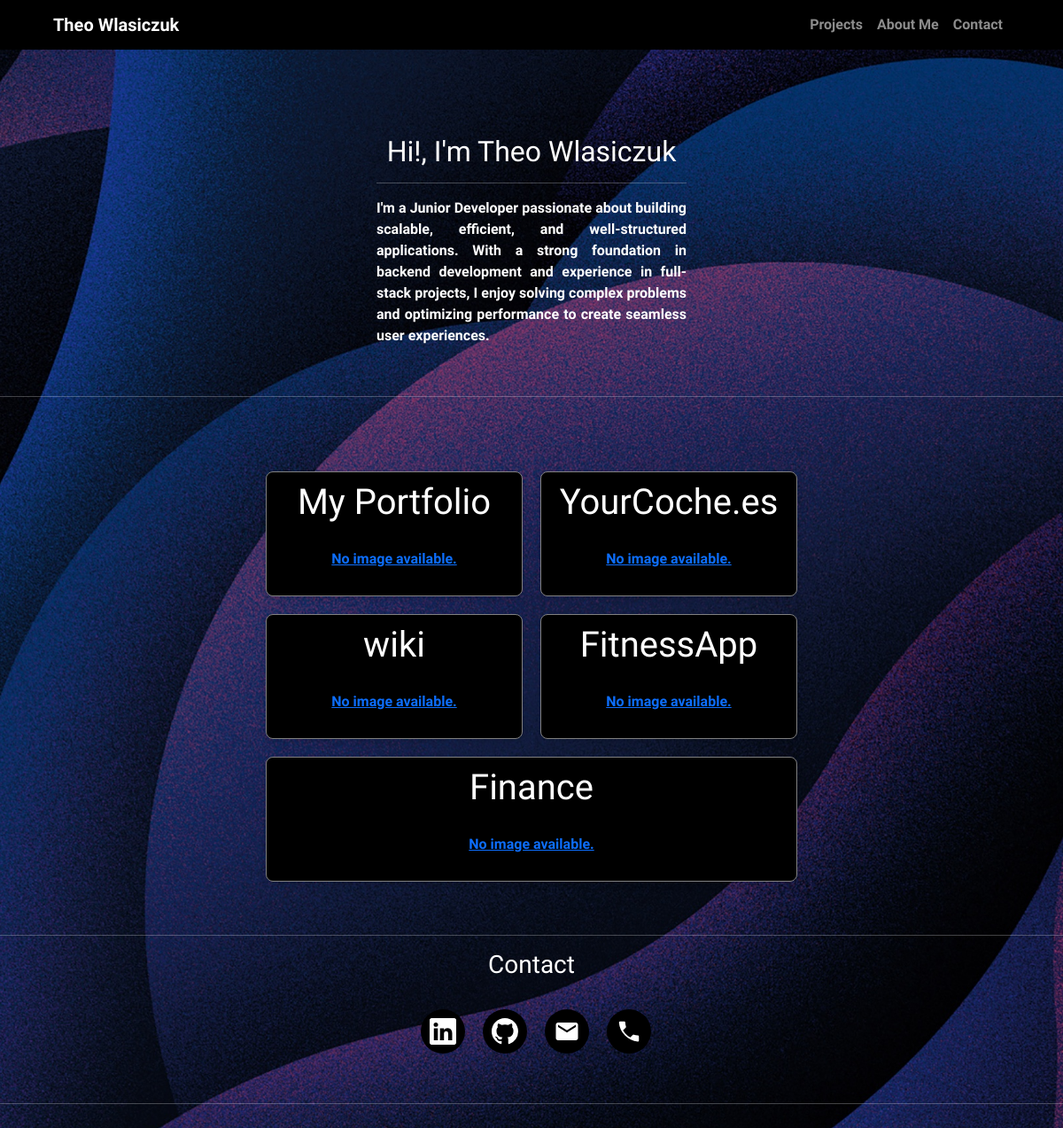
The page / on the database its author committed.
### portfolio_tw/models.py (models this page shows, shortened)
class Post(models.Model):
    name = models.CharField(max_length=100, default="Untitled Project")  # Default project name
    description = models.TextField(blank=True, null=True)  # Optional field
    tech = models.TextField(blank=True, null=True)  # Optional field
    sourceCode = models.TextField(blank=True, null=True)  # Optional field
    image = models.ImageField(upload_to='images/')  # Field for the image

### portfolio_tw/views.py (the view)
# urls.py: 2. Add a URL to urlpatterns:  path('', views.home, name='home')
def home(request,):
    posts = Post.objects.all
    return render(request, "index.html", {'posts': posts})

### portfolio_tw/templates/index.html (shortened to what this page needs)
{% extends "layout.html" %}
{% block content %}
<body>
    <br>
    <div class="About_me" id="About_me">
        <br>
        <br>
        <br>
        <h2 style="text-align: center;">Hi!, I'm Theo Wlasiczuk</h2>
        <hr>
        <p>I'm a Junior Developer passionate about building scalable, efficient, and well-structured applications. With a strong foundation in backend development and experience in full-stack projects, I enjoy solving complex problems and optimizing performance to create seamless user experiences.</p>
    </div>
    <br>
<hr class="text-white">
<div class="Projects" id="Projects" style="text-align: center;">
    <br>
    <br>
    <div class="project-container">
        {% for post in posts %}
            <div class="project">
                <h1>{{ post.name }}</h1>
                <div class="container-search">
                    {% if post.images.all %}
                        <a href="{% url 'post' id=post.id %}">
                            <img src="{{ post.images.first.image.url }}" style="max-width: 100%; border-radius: 10px; padding: 5px;">
                        </a>
                    {% else %}
                        <a style="text-align: center" href="{% url 'post' id=post.id %}">No image available.</a>
                    {% endif %}
                </div>
            </div>
        {% endfor %}
    </div>
</div>
<br>
<hr class="text-white">
<div class="Contact" id="Contact" style="text-align: center;">
    <h3>Contact</h3>
    <ul class="example-2">
        <li class="icon-content">
            <a href="https://www.linkedin.com/in/theo-wlasiczuk-ballesteros-5933642b7/" aria-label="LinkedIn" data-social="linkedin">
            </a>
        </li>
        <li class="icon-content">
            <a href="https://github.com/theowla" aria-label="GitHub" data-social="github">
            </a>
        </li>
        <li class="icon-content">
            <a href="mailto:theoballesterosok@gmail.com" data-social="gmail">
                <svg xmlns="http://www.w3.org/2000/svg" viewBox="0 0 24 24">
                    <path fill="currentColor" d="M20 4H4c-1.1 0-2 .9-2 2v12c0 1.1.9 2 2 2h16c1.1 0 2-.9 2-2V6c0-1.1-.9-2-2-2zm0 4l-8 5-8-5V6l8 5 8-5v2z"/>
                </svg>
            </a>
        </li>
        <li class="icon-content">
            <a href="tel:+34 692149400" data-social="phone">
                <svg xmlns="http://www.w3.org/2000/svg" viewBox="0 0 24 24">
                    <path fill="currentColor" d="M6.62 10.79a15.72 15.72 0 006.59 6.59l2.2-2.2a1 1 0 011.01-.24 11.36 11.36 0 003.59.61 1 1 0 011 1v3.72a1 1 0 01-1 1A19 19 0 013 4a1 1 0 011-1h3.72a1 1 0 011 1c0 1.22.21 2.42.61 3.59a1 1 0 01-.24 1.01l-2.2 2.19z"/>
                </svg>
            </a>
        </li>
    </ul>
</div>
<br>
<hr class="text-white">
</body>
{% endblock %}

### portfolio_tw/templates/layout.html (shortened to what this page needs)
<!DOCTYPE html>
<html>
    <head>
        <link rel="stylesheet" href="../static/css/styles.css">
        <link href="https://cdn.jsdelivr.net/npm/bootstrap@5.0.2/dist/css/bootstrap.min.css" rel="stylesheet">
    </head>
    <body>
        <nav class="navbar navbar-expand-lg navbar-dark sticky-top">
            <div class="container-fluid">
            {% if request.resolver_match.url_name == 'home' %}
              <a class="navbar-brand px-5" href="{% url 'home' %}">Theo Wlasiczuk</a>
            {% else %}
              <a class="navbar-brand px-5 mx-auto" href="{% url 'home' %}">Theo Wlasiczuk</a>
            {% endif %}
            {% if request.resolver_match.url_name == 'home' %}
              <div class="collapse navbar-collapse justify-content-end px-5" id="navbarNav">
                <ul class="navbar-nav">
                  <li class="nav-item">
                    <a class="nav-link" href="#Projects">Projects</a>
                  </li>
                  <li class="nav-item">
                    <a class="nav-link" href="#About_me">About Me</a>
                  </li>
                  <li class="nav-item">
                    <a class="nav-link" href="#Contact">Contact</a>
                  </li>
                </ul>
              </div>
            </div>
          </nav>
        {% else %}
          </div>
          </nav>
        {% endif %}
        {% block content %}
        {% endblock %}
    </body>
</html>

### portfolio_tw/static/css/styles.css (style rules this page uses)
body { background-image: url("../photos/purple-cover.jpg"); margin: 0; min-height: 200vh; background-repeat: no-repeat; background-size: cover; background-position: center top; background-attachment: scroll; }
.navbar { background-color: black; }
.About_me { font-size: medium; color: white; text-align: justify; max-width: 350px; margin: auto; }
.Contact { text-align: center; color: white; display: flex; flex-direction: column; align-items: center; gap: 15px; }
hr { color: white; }
* { font-family: "Poiret One", serif; font-weight: bold; box-sizing: border-box; }
ul { list-style: none; }
.example-2 { display: flex; justify-content: center; align-items: center; padding-top: 10px; margin-left: -22px; }
.example-2 .icon-content { margin: 0 10px; position: relative; }
.example-2 .icon-content a { position: relative; overflow: hidden; display: flex; justify-content: center; align-items: center; width: 50px; height: 50px; border-radius: 50%; color: #fff; background-color: black; transition: all 0.3s ease-in-out; }
.example-2 .icon-content a svg { position: relative; z-index: 1; width: 30px; height: 30px; }
.project-container { display: flex; flex-wrap: wrap; justify-content: center; gap: 20px; margin: 20px auto; max-width: 50%; }
.project { flex: 1 1 calc(50% - 20px); min-width: 280px; background-color: black; border: 1px solid gray; color: white; border-radius: 8px; box-shadow: 0 4px 6px rgba(0, 0, 0, 0.1); padding: 10px; text-align: center; transition: transform 0.2s, box-shadow 0.2s; }
.container-search { display: flex; flex-direction: row; align-items: center; justify-content: center; padding: 15px; }

### rows shown on the page
Post: name "My Portfolio", shows "No image available."
Post: name "YourCoche.es", shows "No image available."
Post: name "wiki", shows "No image available."
Post: name "FitnessApp", shows "No image available."
Post: name "Finance", shows "No image available."
